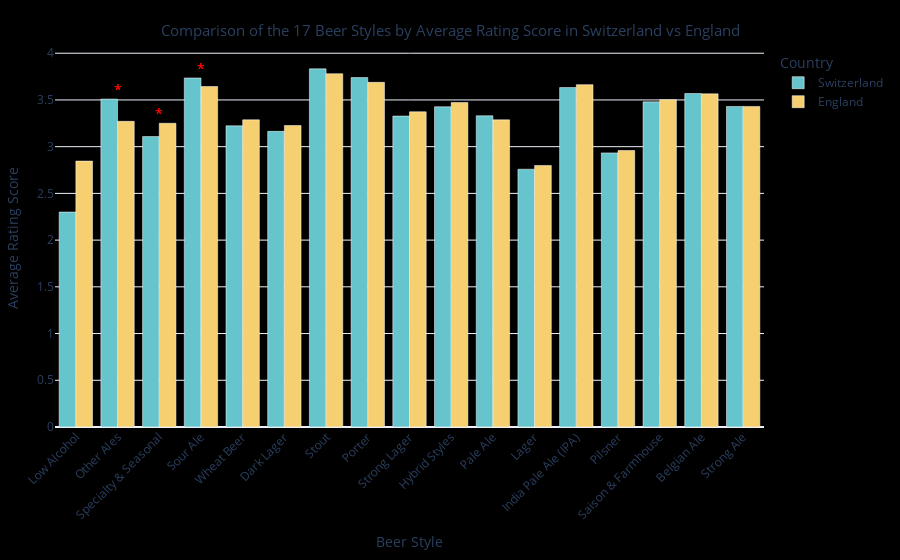

This figure's notebook cell:
### Markdown cell above
## Fun fact #1 - Bob travels from Switzerland to UK (using rating score column)

### Code cell
# Filtering rows where country_brewery is 'Switzerland' and 'England'
filtered_df_swit = beers_df_copy.loc[beers_df_copy['country_user'] == 'Switzerland', 'style_category'].unique()
filtered_df_uk = beers_df_copy.loc[beers_df_copy['country_user'] == 'England', 'style_category'].unique()

# Finding the intersection of styles
common_styles = set(filtered_df_swit) & set(filtered_df_uk)

merged_rating_funfact_1_df, pivot_rating_sorted_funfact_1_df = funfacts_utils.df_funfact_1(beers_df_copy) 

# Calculating p-values
p_vals = funfacts_utils.calculate_p_values(beers_df_copy)

fig_funfact1 = funfacts_utils.plot_funfact_1(len(common_styles), pivot_rating_sorted_funfact_1_df, merged_rating_funfact_1_df, p_vals)

# Displaying the plot
fig_funfact1.show()

# Saving the plot as html and svg formats
funfacts_utils.save_plot_as_html(fig_funfact1, './website/_includes/fig_funfact1.html')
funfacts_utils.save_plot_as_svg(fig_funfact1, './website/assets/figures/fig_funfact1.svg')

### Figure 1 — Plotly figure (JSON) as saved in the notebook; plotly's stock layout.template omitted (floating-point values rounded to 4 significant figures)
{"data": [{"alignmentgroup": "True", "hovertemplate": "country_user=Switzerland<br>Beer Style=%{x}<br>Average Rating Score=%{y}<extra></extra>", "legendgroup": "Switzerland", "marker": {"color": "rgb(102, 197, 204)", "pattern": {"shape": ""}}, "name": "Switzerland", "offsetgroup": "Switzerland", "orientation": "v", "showlegend": true, "textposition": "auto", "type": "bar", "x": ["Stout", "Porter", "Sour Ale", "India Pale Ale (IPA)", "Belgian Ale", "Other Ales", "Saison & Farmhouse", "Strong Ale", "Hybrid Styles", "Pale Ale", "Strong Lager", "Wheat Beer", "Dark Lager", "Specialty & Seasonal", "Pilsner", "Lager", "Low Alcohol"], "xaxis": "x", "y": [3.833, 3.74, 3.735, 3.633, 3.569, 3.509, 3.48, 3.43, 3.427, 3.33, 3.327, 3.223, 3.164, 3.108, 2.933, 2.759, 2.3], "yaxis": "y"}, {"alignmentgroup": "True", "hovertemplate": "country_user=England<br>Beer Style=%{x}<br>Average Rating Score=%{y}<extra></extra>", "legendgroup": "England", "marker": {"color": "rgb(246, 207, 113)", "pattern": {"shape": ""}}, "name": "England", "offsetgroup": "England", "orientation": "v", "showlegend": true, "textposition": "auto", "type": "bar", "x": ["Stout", "Porter", "India Pale Ale (IPA)", "Sour Ale", "Belgian Ale", "Saison & Farmhouse", "Hybrid Styles", "Strong Ale", "Strong Lager", "Wheat Beer", "Pale Ale", "Other Ales", "Specialty & Seasonal", "Dark Lager", "Pilsner", "Low Alcohol", "Lager"], "xaxis": "x", "y": [3.78, 3.689, 3.664, 3.644, 3.565, 3.503, 3.472, 3.431, 3.373, 3.287, 3.287, 3.271, 3.25, 3.227, 2.959, 2.846, 2.799], "yaxis": "y"}], "layout": {"annotations": [{"font": {"color": "red", "size": 14}, "showarrow": false, "text": "*", "x": "Sour Ale", "y": 3.835}, {"font": {"color": "red", "size": 14}, "showarrow": false, "text": "*", "x": "Sour Ale", "y": 3.835}, {"font": {"color": "red", "size": 14}, "showarrow": false, "text": "*", "x": "Other Ales", "y": 3.609}, {"font": {"color": "red", "size": 14}, "showarrow": false, "text": "*", "x": "Other Ales", "y": 3.609}, {"font": {"color": "red", "size": 14}, "showarrow": false, "text": "*", "x": "Specialty & Seasonal", "y": 3.35}, {"font": {"color": "red", "size": 14}, "showarrow": false, "text": "*", "x": "Specialty & Seasonal", "y": 3.35}], "barmode": "group", "legend": {"bgcolor": "rgba(0, 0, 0, 0)", "title": {"text": "Country"}, "tracegroupgap": 0}, "margin": {"b": 25, "l": 25, "r": 25, "t": 50}, "paper_bgcolor": "rgb(0,0,0,0)", "plot_bgcolor": "rgba(0, 0, 0, 0)", "title": {"font": {"size": 15}, "text": "Comparison of the 17 Beer Styles by Average Rating Score in Switzerland vs England", "x": 0.5, "xanchor": "center", "yanchor": "top"}, "xaxis": {"anchor": "y", "categoryarray": ["Low Alcohol", "Other Ales", "Specialty & Seasonal", "Sour Ale", "Wheat Beer", "Dark Lager", "Stout", "Porter", "Strong Lager", "Hybrid Styles", "Pale Ale", "Lager", "India Pale Ale (IPA)", "Pilsner", "Saison & Farmhouse", "Belgian Ale", "Strong Ale"], "categoryorder": "array", "domain": [0, 1], "tickangle": -45, "title": {"text": "Beer Style"}}, "yaxis": {"anchor": "x", "domain": [0, 1], "title": {"text": "Average Rating Score"}}}}
